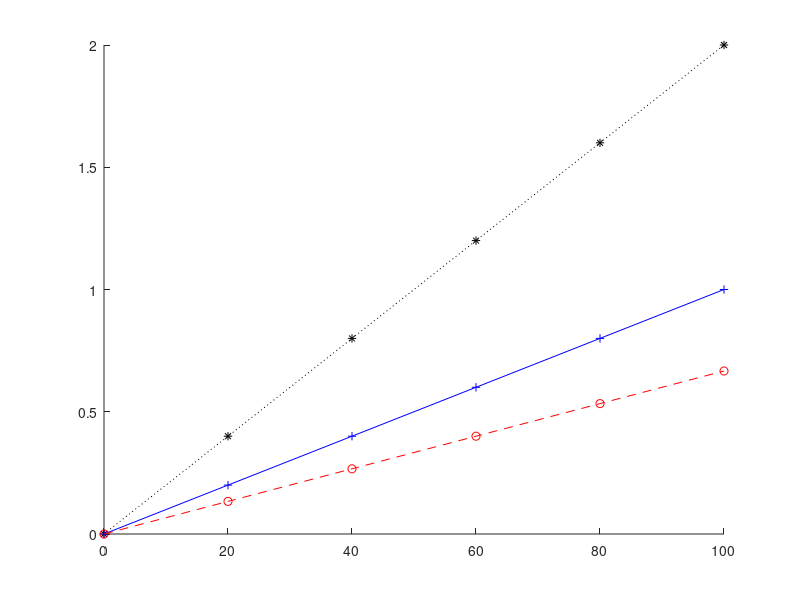

Write MATLAB code to recreate this figure. (Note: this script raises an error after producing the figure.)
E=0:20:100;
R1=50; R2=100; R3=150;
I1=E/R1; I2=E/R2; I3=E/R3; I4=[.0 .09 .23 .28 .41 .52];
plot(E,I1,'k:*',E,I2,'b-+',E,I3,'r--o',E,I4,'g-.P');
xlabel('E(Volts)');
ylabel('I(Amps)');
title('PROJ12 OHMS LAW PLOT for 4Rs on 1 set of axes');
legend('R1','R2','R3','R4',0);
grid